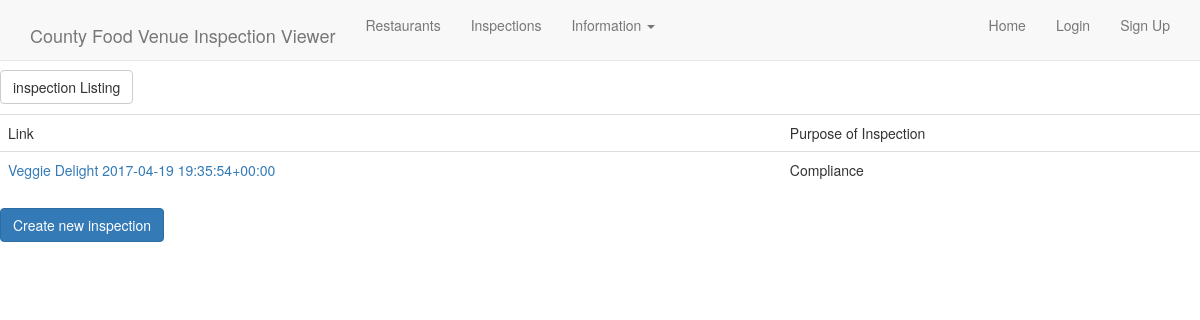
Before: /fvi/fvi/inspection/ with the older database file.
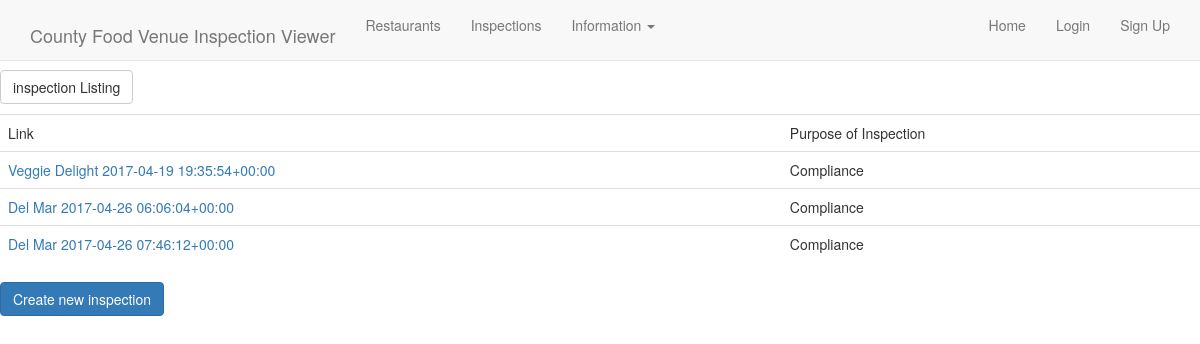
After: the same page with the newer database file.
### fvi/models.py (models this page shows, shortened)
class inspection(models.Model):
    PURPOSE_OPTIONS = (
        ('C', 'Compliance'),
        ('R', 'Routine'),
        ('F', 'Field Investigation'),
        ('V', 'Visit'),
        ('O', 'Other'),
    )
    id = models.IntegerField(primary_key=True)
    timeIn = models.DateTimeField()
    timeOut = models.DateTimeField()
    purposeOfInspection = models.CharField(max_length=1, choices=PURPOSE_OPTIONS)
    employeeUsername = models.ForeignKey(settings.AUTH_USER_MODEL, )
    restaurantId = models.ForeignKey('fvi.restaurant', )
    class Meta:
        ordering = ('-pk',)
    objects = inspectionManager()
    def __str__(self):
        return "%s %s" % (self.restaurantId.name, str(self.timeIn))
    def get_absolute_url(self):
        return reverse('fvi_inspection_detail', args=(self.pk,))
    class Meta:
        permissions=(("create_inspection","can create inspetions"),
                     ("view_inspection","can view inspections"),
                     ("update_inspection","cann update inspections"))

class restaurant(models.Model):
    RISK_TYPES = (
        ('L', 'Low'),
        ('M', 'Medium'),
        ('H', 'High'),
    )
    RESTAURANT_TYPES = (
        ('B', 'Buffet'),
        ('F', 'Fast Food'),
        ('S', 'Small Shop'),
    )
    id = models.IntegerField(primary_key=True)
    name = models.TextField(max_length=100)
    address = models.TextField(max_length=100)
    owner = models.CharField(max_length=30)
    licensePermit = models.IntegerField()
    restaurantType = models.CharField(max_length=1, choices=RESTAURANT_TYPES)
    riskType = models.CharField(max_length=1, choices=RISK_TYPES)
    class Meta:
        ordering = ('-pk',)

### fvi/views.py (the view)
class inspectionListView(ListView):
    model = inspection

### fvi/templates/fvi/inspection_list.html
{% extends "base.html" %}
{% load static %}
{% block content %}
<p><a class="btn btn-default" href="{% url 'fvi_inspection_list' %}">inspection Listing</a></p>
<table class="table">
<tr>
    <td>Link</td>
    <td>Purpose of Inspection</td>
</tr>
{% for object in object_list %}
<tr>
    <td><a href="{{object.get_absolute_url}}">{{object}}</a></td>
    <td>{% if object.purposeOfInspection == "C" %}
    Compliance
{% elif object.purposeOfInspection == "R" %}
    Compliance
{% elif object.purposeOfInspection == "V" %}
    Field Investigation
{% elif object.purposeOfInspection == "F" %}
    Visit
{% elif object.purposeOfInspection == "O" %}
    Other
{% endif %}</td>
</tr>
{% endfor %}
</table><a class="btn btn-primary" href="{% url 'fvi_inspection_create' %}">Create new inspection</a>
{% endblock %}

### fvi/templates/base.html (shortened to what this page needs)
<!DOCTYPE html>
<html lang="en">
  <head>
      {% load static %}
                <link href="{% static '/bootstrap-3.3.7-dist/css/bootstrap.min.css' %}"rel="stylesheet" media="screen">
    <link href="/static/bootstrap-3.3.7-dist/css/navbar-fixed-top.css" rel="stylesheet">
  </head>
  <body>
    <nav class="navbar navbar-default navbar-fixed-top">
      <div class="container">
        <div class="navbar-header">
          <h4><a class="navbar-brand" href="/fvi/">County Food Venue Inspection Viewer</a></h4>
        </div>
        <div id="navbar" class="navbar-collapse collapse">
          <ul class="nav navbar-nav">
            <li><a href="/fvi/fvi/restaurant/">Restaurants</a></li>
            <li><a href="/fvi/fvi/inspection/">Inspections</a></li>
            <li class="dropdown">
              <a href="#" class="dropdown-toggle" data-toggle="dropdown" role="button" aria-haspopup="true" aria-expanded="false">Information <span class="caret"></span></a>
            </li>
          </ul>
          <ul class="nav navbar-nav navbar-right">
            <li><a href="/fvi/">Home</a></li>
            <li>
                {% if user.is_authenticated %}
                <a href="{% url 'logout' %}">Logout</a>
                {% else %}
                <a href="{% url 'login' %}">Login</a>
                    <li><a href="{% url 'signup' %}">Sign Up</a></li>
                {% endif %}
            </li>
          </ul>
        </div>
      </div>
    </nav>
            {% block content %}
            {% endblock %}
  </body>
</html>

Changed rows visible on the page:
added inspection: restaurantId+timeIn "Del Mar 2017-04-26 06:06:04+00:00", purposeOfInspection "Compliance"
added inspection: restaurantId+timeIn "Del Mar 2017-04-26 07:46:12+00:00", purposeOfInspection "Compliance"
